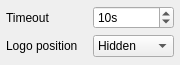
<?xml version="1.0" encoding="UTF-8"?>
<ui version="4.0">
 <class>ConfigWidget</class>
 <widget class="QWidget" name="ConfigWidget">
  <property name="windowModality">
   <enum>Qt::WindowModal</enum>
  </property>
  <property name="maximumSize">
   <size>
    <width>16777215</width>
    <height>16777215</height>
   </size>
  </property>
  <property name="contextMenuPolicy">
   <enum>Qt::NoContextMenu</enum>
  </property>
  <property name="windowTitle">
   <string>ConfigWidget</string>
  </property>
  <property name="layoutDirection">
   <enum>Qt::LeftToRight</enum>
  </property>
  <widget class="QWidget" name="">
   <property name="geometry">
    <rect>
     <x>6</x>
     <y>6</y>
     <width>168</width>
     <height>53</height>
    </rect>
   </property>
   <layout class="QGridLayout" name="gridLayout">
    <item row="0" column="0">
     <widget class="QLabel" name="timeoutLabel">
      <property name="toolTip">
       <string>&lt;html&gt;&lt;head/&gt;&lt;body&gt;&lt;p&gt;How many seconds do you want the plasmoid to wait before thinking that the build process has finished (when genlop does not return any build information).&lt;/p&gt;&lt;/body&gt;&lt;/html&gt;</string>
      </property>
      <property name="text">
       <string>Timeout</string>
      </property>
     </widget>
    </item>
    <item row="0" column="1">
     <widget class="QSpinBox" name="timeoutSpinBox">
      <property name="readOnly">
       <bool>false</bool>
      </property>
      <property name="suffix">
       <string>s</string>
      </property>
      <property name="maximum">
       <number>60</number>
      </property>
      <property name="value">
       <number>10</number>
      </property>
     </widget>
    </item>
    <item row="1" column="0">
     <widget class="QLabel" name="logoPositionLabel">
      <property name="text">
       <string>Logo position</string>
      </property>
     </widget>
    </item>
    <item row="1" column="1">
     <widget class="QComboBox" name="logoPositionComboBox">
      <property name="editable">
       <bool>false</bool>
      </property>
      <property name="currentIndex">
       <number>0</number>
      </property>
      <property name="frame">
       <bool>true</bool>
      </property>
      <item>
       <property name="text">
        <string>Hidden</string>
       </property>
       <property name="icon">
        <iconset theme="cancel"/>
       </property>
      </item>
      <item>
       <property name="text">
        <string>Top</string>
       </property>
       <property name="icon">
        <iconset theme="top"/>
       </property>
      </item>
      <item>
       <property name="text">
        <string>Bottom</string>
       </property>
       <property name="icon">
        <iconset theme="bottom"/>
       </property>
      </item>
      <item>
       <property name="text">
        <string>Left</string>
       </property>
       <property name="icon">
        <iconset theme="arrow-left"/>
       </property>
      </item>
      <item>
       <property name="text">
        <string>Right</string>
       </property>
       <property name="icon">
        <iconset theme="arrow-right"/>
       </property>
      </item>
     </widget>
    </item>
   </layout>
  </widget>
 </widget>
 <resources/>
 <connections/>
</ui>
